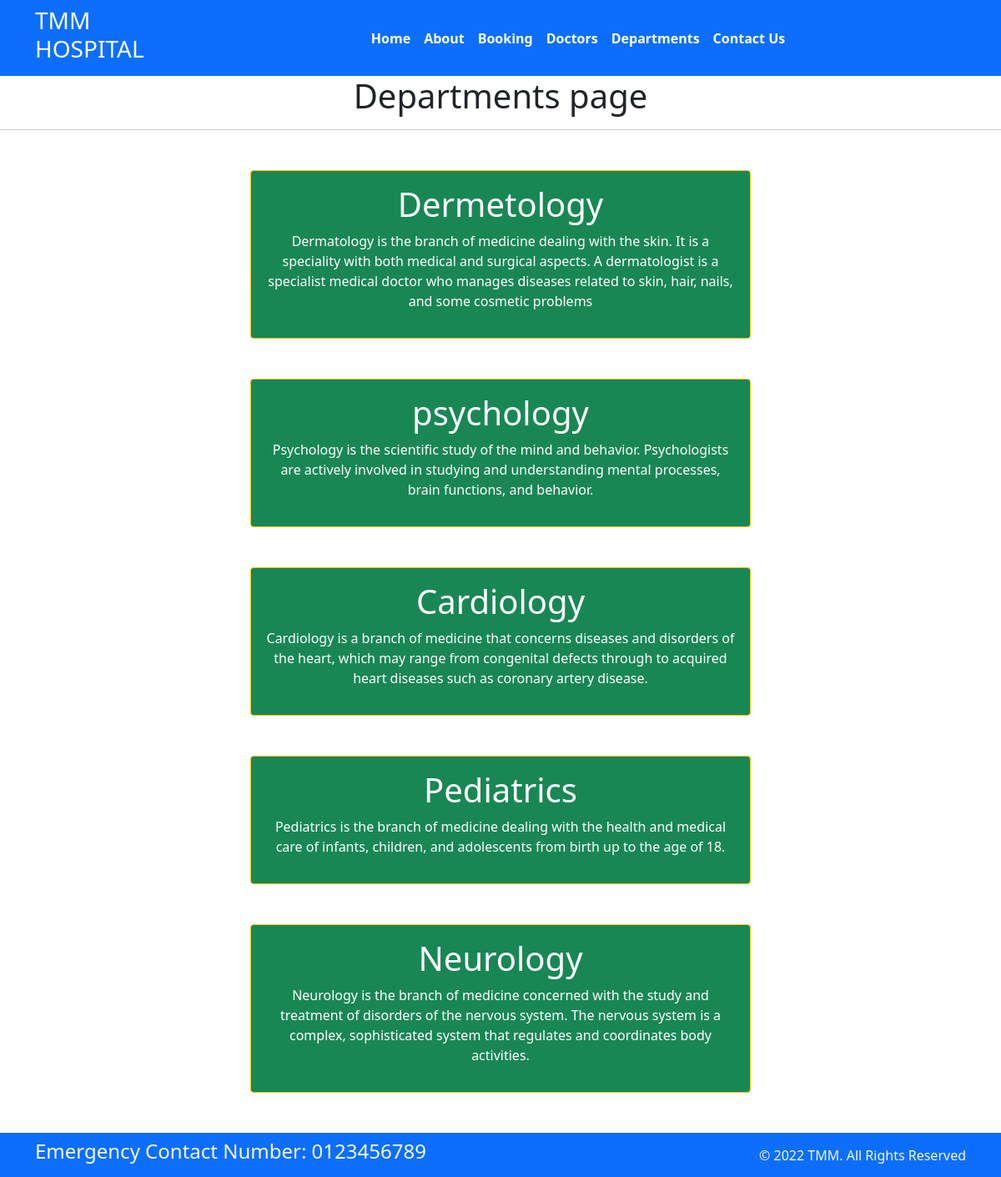
Screenshot of /departments/ with the database file from the repository.
### home/models.py (models this page shows, shortened)
class Department(models.Model):
    dep_name=models.CharField(max_length=100)
    dep_description=models.TextField()

### home/views.py (the view)
# urls.py: path('departments/',views.departments, name='departments'),
def departments(request):
    dict_dept={
        'dept':Department.objects.all()
    }
    return render(request,'departments.html',dict_dept)

### templates/departments.html (shortened to what this page needs)
{%extends "base.html"%}
{%block  content%}
<h1 class="text-center"> Departments page </h1>
<hr>
{% for d in dept %}
<div class="mx-auto w-50 bg-success text-center text-white p-3 my-5 border border-warning rounded">
    <h1>{{ d.dep_name }}</h1>
    <p>{{ d.dep_description }}</p>
</div>
{% endfor %}
{%endblock%}

### rows the page displays
Department: dep_name "Dermetology", dep_description "Dermatology is the branch of medicine dealing with the skin. It is a speciality with both medical and surgical aspects. A dermatologist is a specialist medical doctor who manages diseases related to skin, hair, nails, and some cosmetic problems"
Department: dep_name "psychology", dep_description "Psychology is the scientific study of the mind and behavior. Psychologists are actively involved in studying and understanding mental processes, brain functions, and behavior."
Department: dep_name "Cardiology", dep_description "Cardiology is a branch of medicine that concerns diseases and disorders of the heart, which may range from congenital defects through to acquired heart diseases such as coronary artery disease."
Department: dep_name "Pediatrics", dep_description "Pediatrics is the branch of medicine dealing with the health and medical care of infants, children, and adolescents from birth up to the age of 18."
Department: dep_name "Neurology", dep_description "Neurology is the branch of medicine concerned with the study and treatment of disorders of the nervous system. The nervous system is a complex, sophisticated system that regulates and coordinates body activities."
